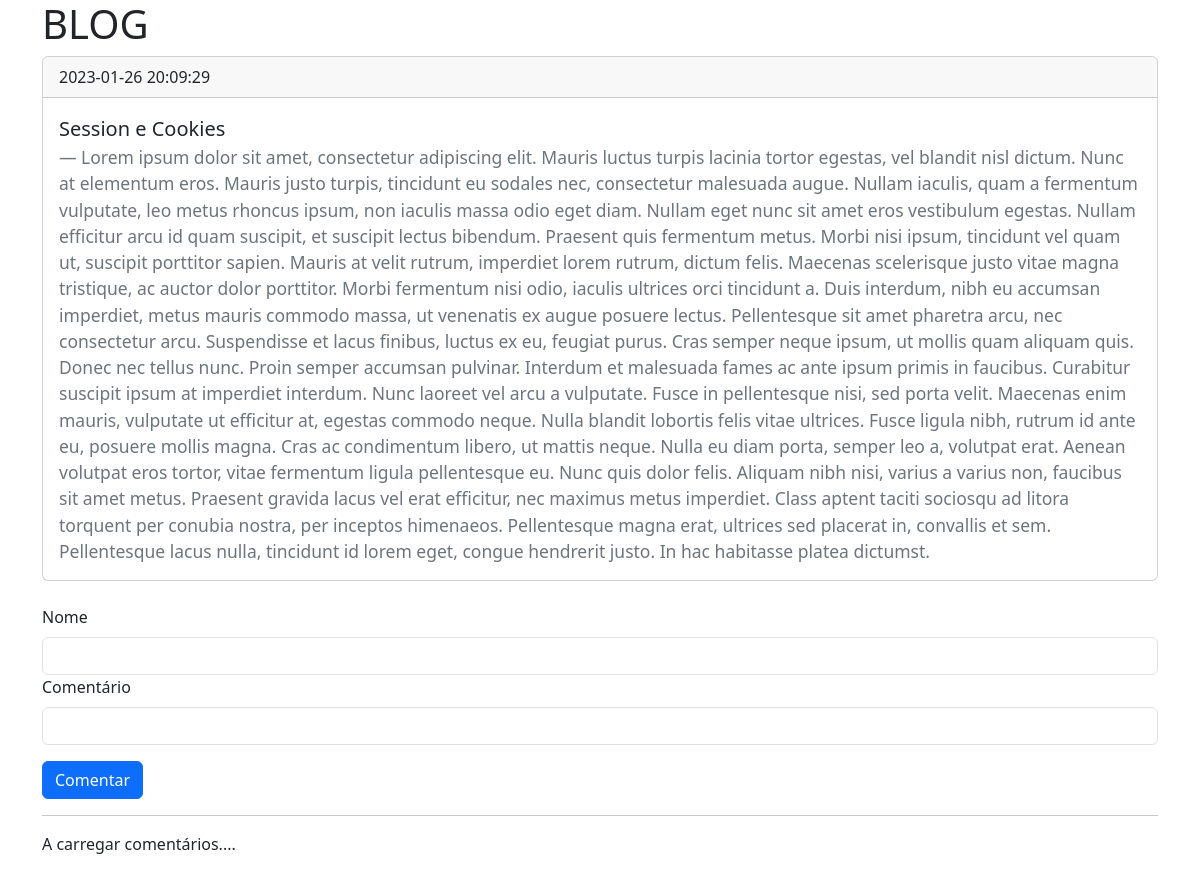
The page /artigos.php?idArtigo=6 on the database its author committed.
### tables this page shows
CREATE TABLE `artigos` (
  `idArtigo` int NOT NULL,
  `tituloArtigo` varchar(250) NOT NULL,
  `textoArtigo` text NOT NULL,
  `dataArtigo` timestamp NOT NULL DEFAULT CURRENT_TIMESTAMP
);

### artigos.php (the view, shortened to what this page needs)
<?php
require_once('connection/connection.php');
if (isset($_GET['idArtigo']) && $_GET['idArtigo'] != "") {
    $qArtigos = "SELECT idArtigo,tituloArtigo,textoArtigo,dataArtigo FROM artigos WHERE idArtigo = ?";
    $stmtArtigos = $conn->prepare($qArtigos);
    $stmtArtigos->bind_param('i', $_GET['idArtigo']);
    $stmtArtigos->execute();
    $stmtArtigos->bind_result($idArtigo, $tituloArtigo, $textoArtigo, $dataArtigo);
} else {
    header("Location: index.php");
}
?>
<!DOCTYPE html>
<html lang="en">
<head>
    <link href="https://cdn.jsdelivr.net/npm/bootstrap@5.3.0-alpha1/dist/css/bootstrap.min.css" rel="stylesheet">
</head>
<body>
    <div class="container">
        <h1>BLOG</h1>
        <div class="card">
            <div class="card-header">
                <?= $dataArtigo ?>
            </div>
            <div class="card-body">
                <blockquote class="blockquote mb-0">
                    <p><?= $tituloArtigo ?></p>
                    <footer class="blockquote-footer"><?= $textoArtigo ?></footer>
                </blockquote>
            </div>
        </div>
        <br>
        <form action="artigos.php" method="POST" id="formComentario">
            <div class="mb-3">
                <label for="nome" class="form-label">Nome</label>
                <input type="text" class="form-control" id="nome" name="nome">
                <label for="comentario" class="form-label">Comentário</label>
                <input type="text" class="form-control" id="comentario" name="comentario">
            </div>
            <button type="submit" class="btn btn-primary">Comentar</button>
        </form>
        <hr>
        <div id="lista">
            <p>A carregar comentários....</p>
        </div>
    </div>
</body>
</html>

### rows shown on the page
artigos: dataArtigo "2023-01-26 20:09:29", tituloArtigo "Session e Cookies", textoArtigo "Lorem ipsum dolor sit amet, consectetur adipiscing elit. Mauris luctus turpis lacinia tortor egestas, vel blandit nisl dictum. Nunc at elementum eros. Mauris justo turpis, tincidunt eu sodales nec, consectetur malesuada augue. Nullam iaculis, quam a fermentum vulputate, leo metus rhoncus ipsum, non iaculis massa odio eget diam. Nullam eget nunc sit amet eros vestibulum egestas. Nullam efficitur arcu id quam suscipit, et suscipit lectus bibendum. Praesent quis fermentum metus. Morbi nisi ipsum, tincidunt vel quam ut, suscipit porttitor sapien. Mauris at velit rutrum, imperdiet lorem rutrum, dictum felis. Maecenas scelerisque justo vitae magna tristique, ac auctor dolor porttitor. Morbi…"
